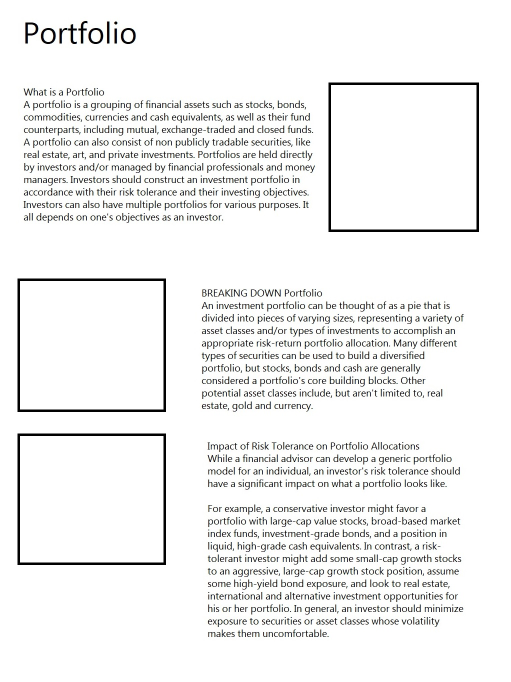
#> input picture 1.jpg, 1022 x 1364 px (shown at 1/2 size)
$ python main.py 1.jpg
#> lines starting #> are read from the running program, lines starting #| are printed output that depends on the picture; after the words box and inside, x2 and y2 are one past the last pixel; in counts of white or black regions, pixels touching at a corner belong together
### Detection.py
import cv2
import pytesseract
import re
import box
import math
import numpy as np

def ImageDetect(pimg, box_list):
	img = pimg[:]
	(thresh, img_bin) = cv2.threshold(img, 128, 255, cv2.THRESH_BINARY | cv2.THRESH_OTSU)  # Thresholding the image
	img_bin = 255-img_bin  # Invert the Image_bin
	#cv2.imwrite("Image_bin.jpg",img_bin)

	# Defining a kernel length
	kernel_length = np.array(img).shape[1]//40

	# A verticle kernel of (1 X kernel_length), which will detect all the verticle lines from the image.
	verticle_kernel = cv2.getStructuringElement(cv2.MORPH_RECT, (1, kernel_length))

	# A horizontal kernel of (kernel_length X 1), which will help to detect all the horizontal line from the image.
	hori_kernel = cv2.getStructuringElement(cv2.MORPH_RECT, (kernel_length, 1))

	# A kernel of (3 X 3) ones.
	kernel = cv2.getStructuringElement(cv2.MORPH_RECT, (3, 3))

	# Morphological operation to detect verticle lines from an image
	img_temp1 = cv2.erode(img_bin, verticle_kernel, iterations=3)
	verticle_lines_img = cv2.dilate(img_temp1, verticle_kernel, iterations=3)
	#cv2.imwrite("verticle_lines.jpg",verticle_lines_img)

	# Morphological operation to detect horizontal lines from an image
	img_temp2 = cv2.erode(img_bin, hori_kernel, iterations=3)
	horizontal_lines_img = cv2.dilate(img_temp2, hori_kernel, iterations=3)
	#cv2.imwrite("horizontal_lines.jpg",horizontal_lines_img)

	# Weighting parameters, this will decide the quantity of an image to be added to make a new image.
	alpha = 0.5
	beta = 1.0 - alpha

	# This function helps to add two image with specific weight parameter to get a third image as summation of two image.
	img_final_bin = cv2.addWeighted(verticle_lines_img, alpha, horizontal_lines_img, beta, 0.0)
	img_final_bin = cv2.erode(~img_final_bin, kernel, iterations=2)
	(thresh, img_final_bin) = cv2.threshold(img_final_bin, 128, 255, cv2.THRESH_BINARY | cv2.THRESH_OTSU)

	# For Debugging
	# Enable this line to see verticle and horizontal lines in the image which is used to find boxes
	#cv2.imwrite("img_final_bin.jpg",img_final_bin)

	contours, hierarchy = cv2.findContours(img_final_bin, cv2.RETR_TREE, cv2.CHAIN_APPROX_SIMPLE)
	# Sort all the contours by top to bottom.
	#(contours, boundingBoxes) = sort_contours(contours, method="top-to-bottom")

	_, _, page_width, _ = cv2.boundingRect(contours[0])

	for c in range (1,len(contours),2):
	    # Returns the location and width,height for every contour
	    x, y, w, h = cv2.boundingRect(contours[c])
	    if(w>20 and h>20):
	        box_Object = box.box(x, y, x + w, y + h, "Image", None, -1)
	        box_list.append(box_Object)

	return (box_list,page_width)


def TextDetect(pimg,box_list):
	img = pimg[:]
	#TEXT_DETECT
	edges = cv2.Canny(img,50,150,apertureSize = 3)

	kernel = np.ones((2,2),np.uint8)
	dilate=cv2.dilate(edges,kernel,iterations = 20)


	contours, hierarchy = cv2.findContours(dilate, cv2.RETR_TREE, cv2.CHAIN_APPROX_SIMPLE)


	pytesseract.pytesseract.tesseract_cmd = r'C:\Program Files (x86)\Tesseract-OCR\tesseract.exe'
	for i in contours:
	    x,y,w,h = cv2.boundingRect(i)
	    #cv2.rectangle(img,(x,y),(x+w,y+h),(0,255,0),2)
	    l = pytesseract.image_to_string(img[y-1:y+h+1,x-1:x+w+1])#, output_type=pytesseract.Output.DICT)
	    #text = findText(l)
	    #cv2.imshow("image",img[y-1:y+h+1,x-1:x+w+1])
	    #cv2.waitKey()
	    boxObject = box.box(x, y, x+w, y+h, "text", l, -1)
	    box_list.append(boxObject)


	for i in box_list:
	    if(i.tag=="text"):
	        l2 = re.split("\n",i.text)
	        i.size = ((i.y2-i.y1)/len(l2))-2
	        x=""
	        for j in l2:
	        #	if(j==""):
	        #		continue
	        	x+=j
	        	x+="<br>"
	        i.text = x

	return (box_list)

### box.py
class box:
    def __init__(self,x1,y1,x2,y2,tag,text,size):
        self.x1 = x1
        self.x2 = x2
        self.y1 = y1
        self.y2 = y2
        self.text = text
        self.tag = tag
        self.size = size

### main.py
import cv2
import numpy as np
import PrintHTML
import Detection
import sys
import time

start = time.time()


# [10 lines of commented-out code are left out]


print(".................................................PROCESSING.........................................................")
orimg = cv2.imread(sys.argv[1], 0)  # Read the imag
#> orimg: shape (1364, 1022); min 0, max 255, mean 241.2
height, width = orimg.shape[0:2]
#> height = 1364; width = 1022
img_resized = cv2.resize(orimg, (1300, int(1300*(height/width))))
img = img_resized[:]
print("................................Image Loading................................")
print("DONE")

box_list = list()

print("...............................Detecting Images.............................")
box_list,page_width = Detection.ImageDetect(img,box_list)
#> in ImageDetect, `(thresh, img_bin) = cv2.threshold(img, 128, 255, cv2.THRESH_BINARY | c..`:
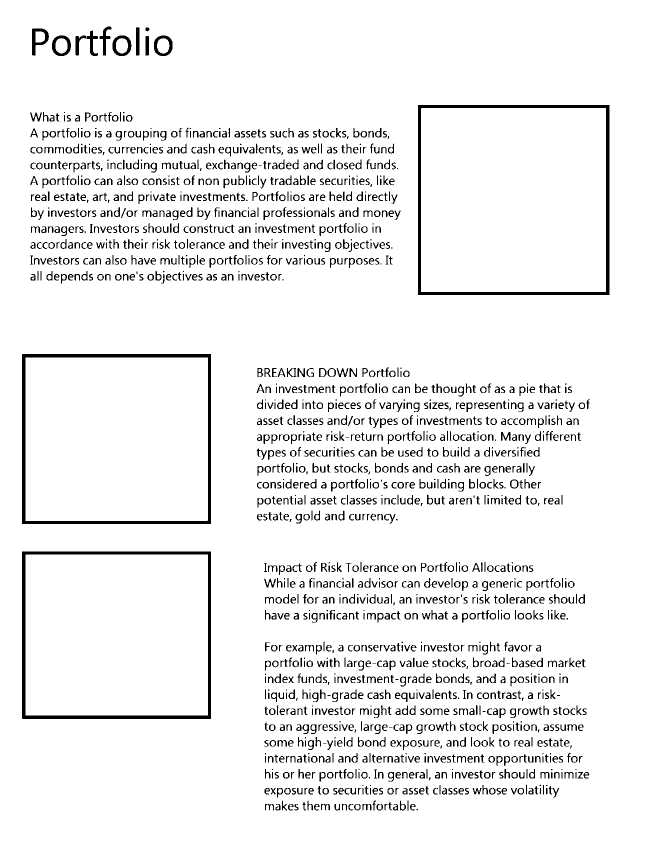
#> img_bin: shape (1735, 1300) (shown at 1/2 size); 93.8% white; 1851 black regions (191 under 20 px), largest, box (x1, y1, x2, y2) and area: (836, 210, 1219, 590) 9381, (44, 708, 422, 1048) 9165, (44, 1103, 422, 1438) 9099
#> in ImageDetect, `(thresh, img_bin) = cv2.threshold(img, 128, 255, cv2.THRESH_BINARY | c..`: thresh = 162
#> in ImageDetect, `img_bin = 255-img_bin`:
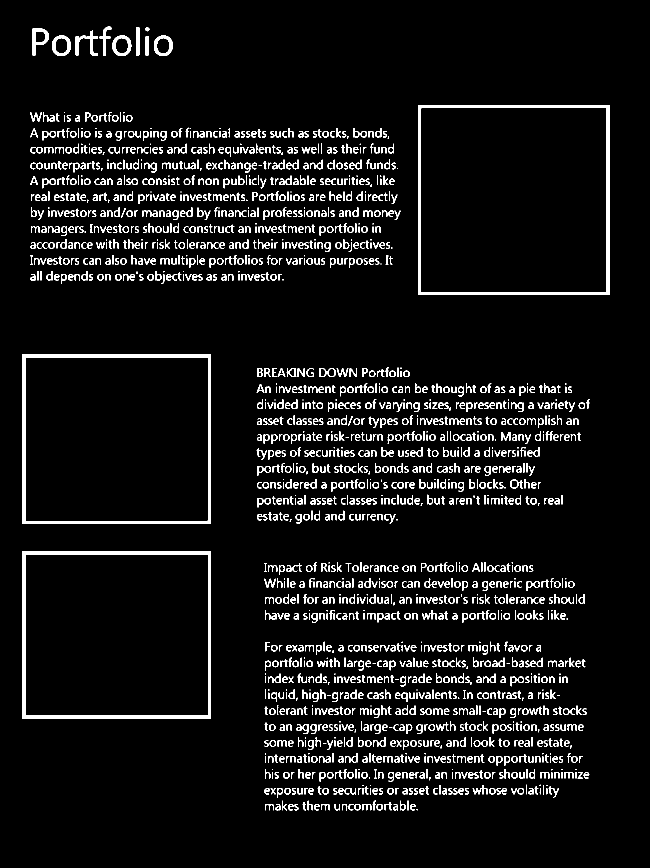
#> img_bin: shape (1735, 1300) (shown at 1/2 size); 6.2% white; 1851 white regions (191 under 20 px), largest, box (x1, y1, x2, y2) and area: (836, 210, 1219, 590) 9381, (44, 708, 422, 1048) 9165, (44, 1103, 422, 1438) 9099
#> in ImageDetect, `img_temp1 = cv2.erode(img_bin, verticle_kernel, iterations=3)`: img_temp1: shape (1735, 1300); 0.45% white; 6 white regions, box (x1, y1, x2, y2) and area: (1212, 258, 1219, 545) 2009, (44, 756, 51, 1003) 1728, (836, 258, 842, 545) 1722, (44, 1151, 51, 1393) 1693, (416, 756, 422, 1003) 1482, (416, 1151, 422, 1393) 1452
#> in ImageDetect, `verticle_lines_img = cv2.dilate(img_temp1, verticle_kernel, iterations..`: verticle_lines_img: shape (1735, 1300); 0.61% white; 6 white regions, box (x1, y1, x2, y2) and area: (1212, 213, 1219, 593) 2660, (44, 711, 51, 1051) 2379, (44, 1106, 51, 1441) 2344, (836, 213, 842, 593) 2280, (416, 711, 422, 1051) 2040, (416, 1106, 422, 1441) 2010
#> in ImageDetect, `img_temp2 = cv2.erode(img_bin, hori_kernel, iterations=3)`: img_temp2: shape (1735, 1300); 0.48% white; 6 white regions, box (x1, y1, x2, y2) and area: (92, 708, 377, 715) 1994, (92, 1431, 377, 1438) 1994, (884, 210, 1174, 216) 1740, (884, 584, 1174, 590) 1740, (92, 1042, 377, 1048) 1710, (92, 1103, 377, 1109) 1710
#> in ImageDetect, `horizontal_lines_img = cv2.dilate(img_temp2, hori_kernel, iterations=3)`:
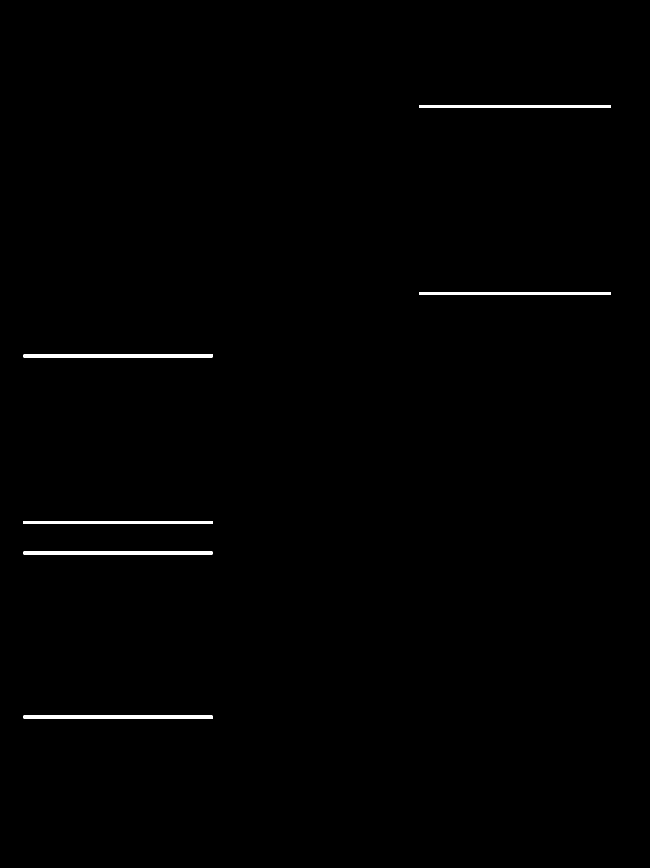
#> horizontal_lines_img: shape (1735, 1300) (shown at 1/2 size); 0.64% white; 6 white regions, box (x1, y1, x2, y2) and area: (47, 708, 425, 715) 2645, (47, 1431, 425, 1438) 2645, (839, 210, 1222, 216) 2298, (839, 584, 1222, 590) 2298, (47, 1042, 425, 1048) 2268, (47, 1103, 425, 1109) 2268
#> in ImageDetect, `(thresh, img_final_bin) = cv2.threshold(img_final_bin, 128, 255, cv2.T..`:
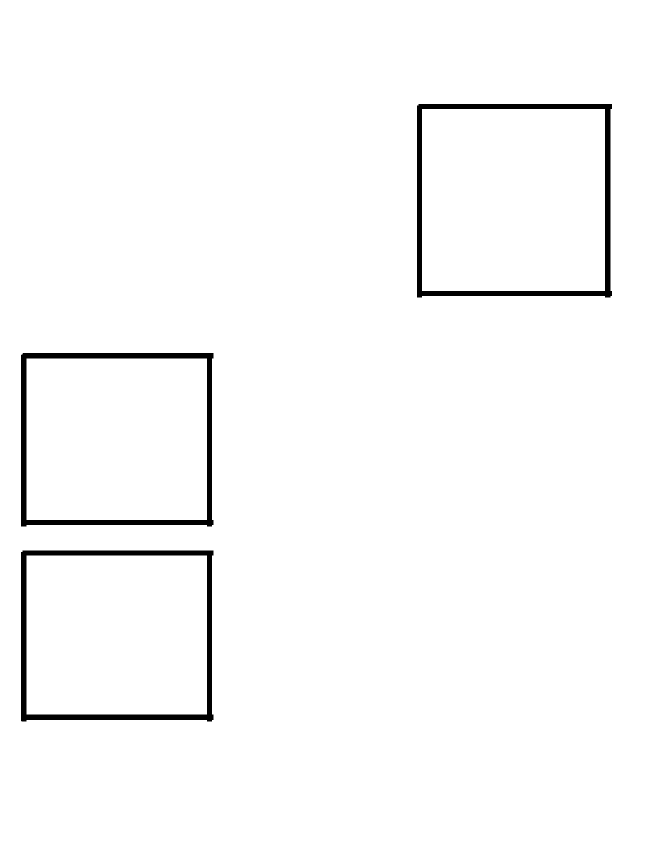
#> img_final_bin: shape (1735, 1300) (shown at 1/2 size); 98% white; 3 black regions
#> in ImageDetect, `(thresh, img_final_bin) = cv2.threshold(img_final_bin, 128, 255, cv2.T..`: thresh = 127
#> in ImageDetect, `contours, hierarchy = cv2.findContours(img_final_bin, cv2.RETR_TREE, c..`: contours = 7 contours; box (x1, y1, x2, y2) and area: (0, 0, 1300, 1735) 2252466, (833, 207, 1225, 596) 149501, (844, 218, 1210, 582) 132495, (41, 705, 428, 1054) 132256, (41, 1100, 428, 1444) 130342, (53, 717, 414, 1040) 115920, (53, 1111, 414, 1429) 114120
#> in ImageDetect, `_, _, page_width, _ = cv2.boundingRect(contours[0])`: page_width = 1300
#> the loop in ImageDetect, `for c in range (1,len(contours),2):` made 3 passes
#> (c, x, y, w, h) on passes 2 to 3: (3, 41, 705, 387, 349), (5, 833, 207, 392, 389)
#> (x, y, w, h) on pass 1: (41, 1100, 387, 344)
#> after the loop in ImageDetect, `for c in range (1,len(contours),2):`: box_list = 3 items
#> box_list = 3 items; page_width = 1300
print("DONE")

for i in box_list:
	    img[i.y1:i.y2, i.x1:i.x2] = np.ones((i.y2-i.y1, i.x2-i.x1))*255
#> this loop made 3 passes
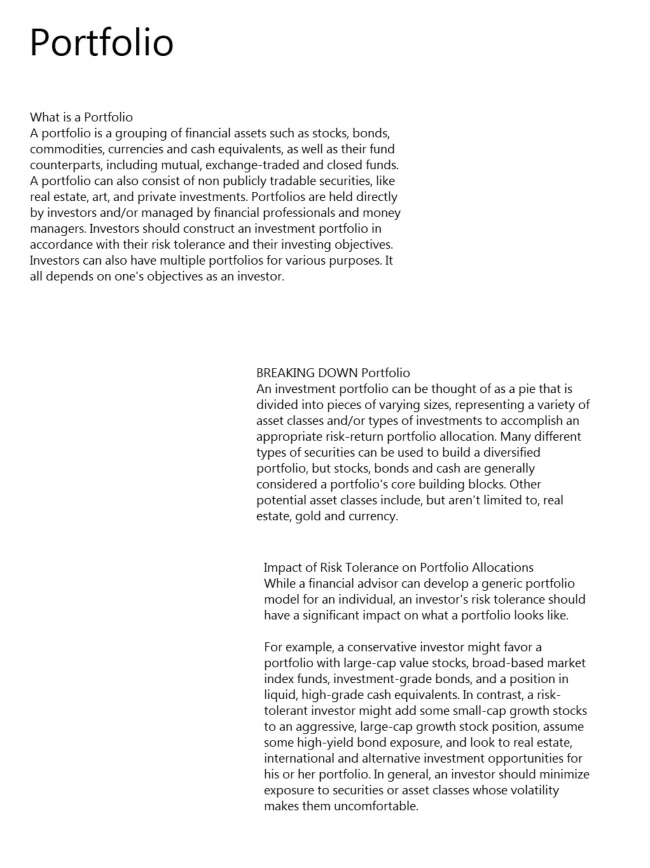
#> img: shape (1735, 1300) (shown at 1/2 size); min 0, max 255, mean 244.2

print(".................................Detecting Text..............................")
box_list = Detection.TextDetect(img,box_list)
#> in TextDetect, `edges = cv2.Canny(img,50,150,apertureSize = 3)`:
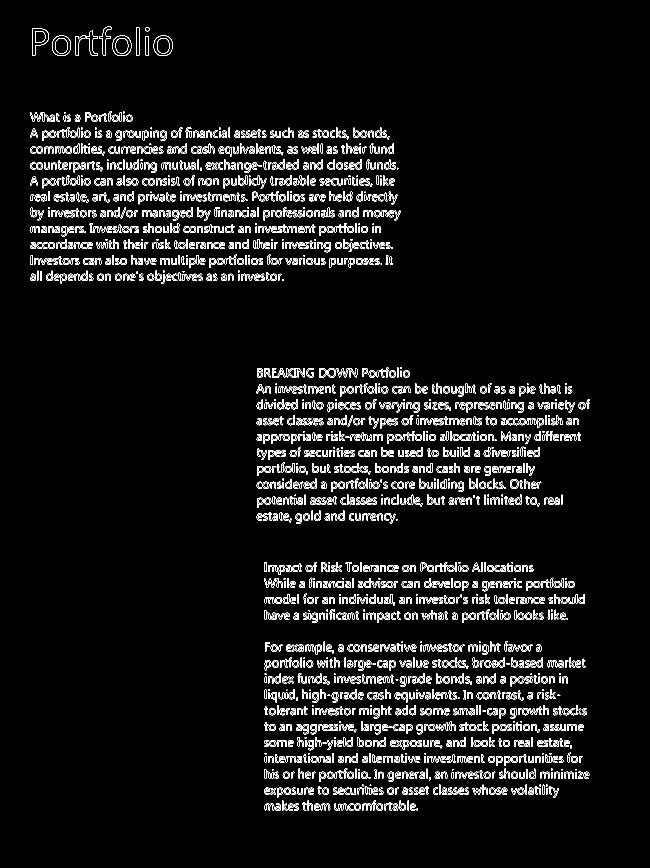
#> edges: shape (1735, 1300) (shown at 1/2 size); 4.7% white in thin lines or dots, all inside (x1, y1, x2, y2) = (60, 53, 1180, 1621)
#> in TextDetect, `dilate=cv2.dilate(edges,kernel,iterations = 20)`:
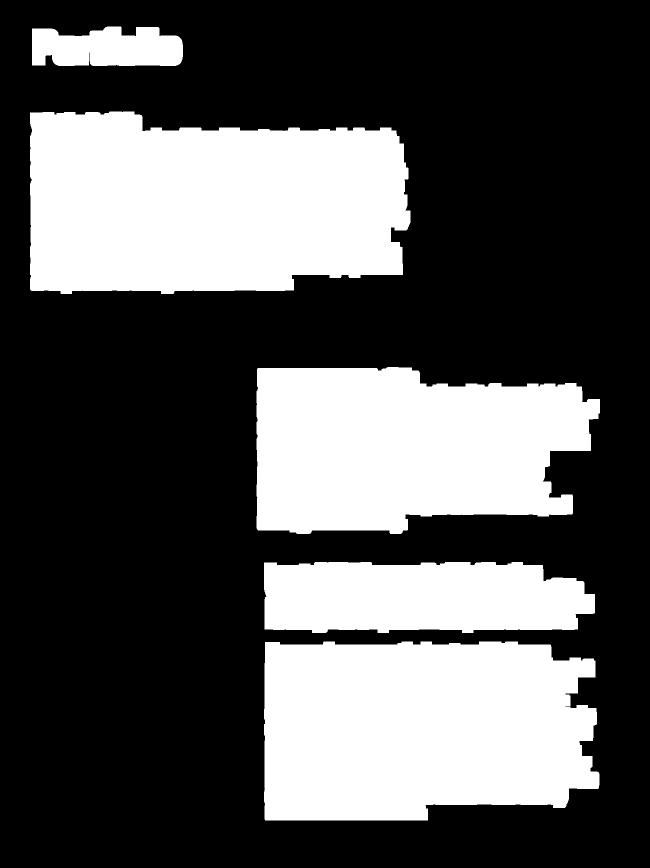
#> dilate: shape (1735, 1300) (shown at 1/2 size); 33.2% white; 5 white regions
#> in TextDetect, `contours, hierarchy = cv2.findContours(dilate, cv2.RETR_TREE, cv2.CHAI..`: contours = 5 contours; box (x1, y1, x2, y2) and area: (60, 223, 821, 588) 241276, (528, 1283, 1199, 1641) 215040, (513, 734, 1200, 1068) 184698, (528, 1124, 1190, 1266) 82573, (64, 53, 366, 132) 19722
#> the loop in TextDetect, `for i in contours:` made 1 pass
#> (x, y, w, h) on pass 1: (528, 1283, 671, 358)
#> after the loop in TextDetect, `for i in contours:`: box_list = 3 items
#> (the run stopped early here; a loop or call above may not have finished)
